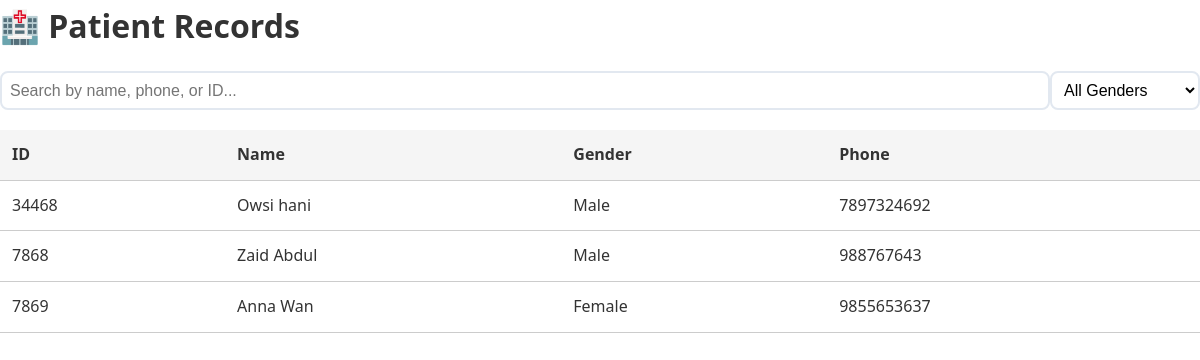
Page /patients on the committed database.
### tables this page shows
CREATE TABLE "patients" (
	"patient_id"	INTEGER,
	"first_name"	TEXT NOT NULL,
	"last_name"	TEXT NOT NULL,
	"date_of_birth"	DATE NOT NULL,
	"gender"	TEXT NOT NULL,
	"blood_type"	NUMERIC,
	"marital_status"	TEXT,
	"phone"	NUMERIC NOT NULL,
	"email"	TEXT,
	"address"	TEXT NOT NULL,
	"city"	TEXT NOT NULL,
	"state"	TEXT NOT NULL,
	"zip_code"	TEXT NOT NULL,
	"emergency_name"	TEXT NOT NULL,
	"emergency_relation"	TEXT NOT NULL,
	"emergency_phone"	TEXT NOT NULL,
	"primary_doctor"	TEXT,
	"insurance_provider"	TEXT,
	"policy_number"	TEXT,
	"allergies"	TEXT,
	"medications"	TEXT,
	"medical_history"	TEXT,
	"created_at"	TIMESTAMP DEFAULT CURRENT_TIMESTAMP,
	PRIMARY KEY("patient_id")
);

### app.py (the view)
@app.route('/patients')
def view_patients():
    conn = get_db_connection()
    patients = conn.execute(
        'SELECT * FROM patients ORDER BY created_at DESC'
    ).fetchall()
    conn.close()
    return render_template('patients.html', patients=patients)

### app.py (called while the page is built)
def get_db_connection():
    conn = sqlite3.connect(DATABASE)
    conn.row_factory = sqlite3.Row
    return conn

### templates/patients.html (shortened to what this page needs)
<!DOCTYPE html>
<html lang="en">
<head>
    <link rel="stylesheet" href="{{ url_for('static', filename='styles.css') }}">
</head>
<body>
    <div class="container">
        <h1>🏥 Patient Records</h1>
        <div class="search-filter">
            <input type="text" id="searchInput" placeholder="Search by name, phone, or ID..." class="search-input">
            <select id="filterGender" class="filter-select">
                <option value="">All Genders</option>
            </select>
        </div>
        {% if patients %}
        <table id="patientsTable">
            <thead>
                <tr>
                    <th>ID</th>
                    <th>Name</th>
                    <th>Gender</th>
                    <th>Phone</th>
                </tr>
            </thead>
            <tbody>
                {% for patient in patients %}
                <tr data-gender="{{ patient.gender|lower }}">
                    <td>{{ patient.patient_id }}</td>
                    <td>{{ patient.first_name }} {{ patient.last_name }}</td>
                    <td>{{ patient.gender.title() }}</td>
                    <td>{{ patient.phone }}</td>
                </tr>
                {% endfor %}
            </tbody>
        </table>
        {% else %}
        <p>No patient records found.</p>
        {% endif %}
    </div>
</body>
</html>

### static/styles.css (style rules this page uses)
* { margin: 0; padding: 0; box-sizing: border-box; }
body { font-family: 'Segoe UI', Tahoma, Geneva, Verdana, sans-serif; background: linear-gradient(135deg, #667eea 0%, #764ba2 100%); min-height: 100vh; line-height: 1.6; color: #333; }
.container { max-width: 1200px; margin: 0 auto; background: white; min-height: 100vh; box-shadow: 0 0 20px rgba(0, 0, 0, 0.1); }
.search-input { flex: 1; padding: 0.75rem; border: 2px solid #e2e8f0; border-radius: 8px; font-size: 1rem; transition: border-color 0.3s ease; }
.filter-select { padding: 0.75rem; border: 2px solid #e2e8f0; border-radius: 8px; background: white; cursor: pointer; min-width: 150px; }
table { width: 100%; border-collapse: collapse; margin-top: 20px; }
th, td { padding: 12px; text-align: left; border-bottom: 1px solid #ccc; }
th { background-color: #f5f5f5; }
.search-filter { display: flex; justify-content: space-between; margin: 20px 0; }
.search-input, .filter-select { padding: 8px; font-size: 16px; }

### templates/patients.html (style rules this page uses)
table { width: 100%; border-collapse: collapse; margin-top: 20px; }
th, td { padding: 12px; text-align: left; border-bottom: 1px solid #ccc; }
th { background-color: #f5f5f5; }
.search-filter { display: flex; justify-content: space-between; margin: 20px 0; }
.search-input, .filter-select { padding: 8px; font-size: 16px; }

### rows in the picture
patients: patient_id "34468", first_name "Owsi", last_name "hani", gender "Male", phone "7897324692"
patients: patient_id "7868", first_name "Zaid", last_name "Abdul", gender "Male", phone "988767643"
patients: patient_id "7869", first_name "Anna", last_name "Wan", gender "Female", phone "9855653637"
